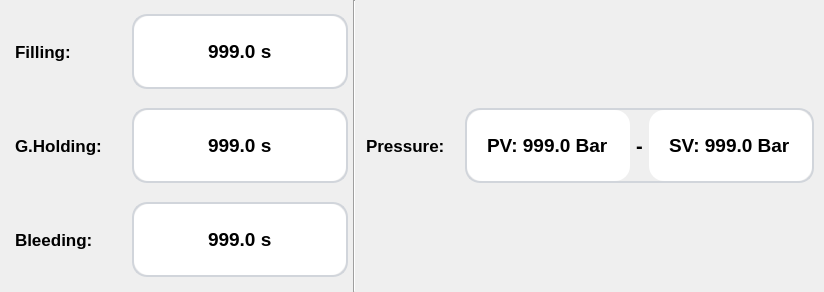
  <widget class="QWidget" name="widget_48" native="true">
   <property name="geometry">
    <rect>
     <x>460</x>
     <y>460</y>
     <width>824</width>
     <height>292</height>
    </rect>
   </property>
   <property name="sizePolicy">
    <sizepolicy hsizetype="Expanding" vsizetype="Preferred">
     <horstretch>0</horstretch>
     <verstretch>0</verstretch>
    </sizepolicy>
   </property>
   <property name="styleSheet">
    <string notr="true"/>
   </property>
   <layout class="QHBoxLayout" name="horizontalLayout_95" stretch="0,1,0,2">
    <property name="spacing">
     <number>5</number>
    </property>
    <property name="leftMargin">
     <number>0</number>
    </property>
    <property name="topMargin">
     <number>0</number>
    </property>
    <property name="rightMargin">
     <number>10</number>
    </property>
    <property name="bottomMargin">
     <number>0</number>
    </property>
    <item>
     <widget class="QWidget" name="widget_80" native="true">
      <property name="sizePolicy">
       <sizepolicy hsizetype="Preferred" vsizetype="Preferred">
        <horstretch>0</horstretch>
        <verstretch>0</verstretch>
       </sizepolicy>
      </property>
      <layout class="QVBoxLayout" name="verticalLayout_65" stretch="0">
       <property name="leftMargin">
        <number>0</number>
       </property>
       <property name="topMargin">
        <number>0</number>
       </property>
       <property name="rightMargin">
        <number>0</number>
       </property>
       <property name="bottomMargin">
        <number>0</number>
       </property>
       <item>
        <widget class="QWidget" name="widget_81" native="true">
         <property name="styleSheet">
          <string notr="true">border-left: None;
border-radius: 5px;</string>
         </property>
         <layout class="QVBoxLayout" name="verticalLayout_66" stretch="0">
          <property name="spacing">
           <number>10</number>
          </property>
          <property name="leftMargin">
           <number>5</number>
          </property>
          <property name="topMargin">
           <number>0</number>
          </property>
          <property name="rightMargin">
           <number>0</number>
          </property>
          <property name="bottomMargin">
           <number>0</number>
          </property>
          <item>
           <widget class="QWidget" name="widget_49" native="true">
            <layout class="QVBoxLayout" name="verticalLayout_67">
             <property name="spacing">
              <number>15</number>
             </property>
             <property name="leftMargin">
              <number>10</number>
             </property>
             <property name="topMargin">
              <number>10</number>
             </property>
             <property name="rightMargin">
              <number>10</number>
             </property>
             <property name="bottomMargin">
              <number>10</number>
             </property>
             <item>
              <widget class="QWidget" name="widget_91" native="true">
               <property name="maximumSize">
                <size>
                 <width>16777215</width>
                 <height>75</height>
                </size>
               </property>
               <layout class="QHBoxLayout" name="horizontalLayout_96" stretch="0">
                <property name="leftMargin">
                 <number>0</number>
                </property>
                <property name="topMargin">
                 <number>0</number>
                </property>
                <property name="rightMargin">
                 <number>5</number>
                </property>
                <property name="bottomMargin">
                 <number>0</number>
                </property>
                <item>
                 <widget class="QLabel" name="label_113">
                  <property name="font">
                   <font>
                    <family>Segoe UI</family>
                    <pointsize>13</pointsize>
                    <weight>75</weight>
                    <italic>false</italic>
                    <bold>true</bold>
                   </font>
                  </property>
                  <property name="text">
                   <string>Filling:</string>
                  </property>
                 </widget>
                </item>
               </layout>
              </widget>
             </item>
             <item>
              <widget class="QWidget" name="widget_92" native="true">
               <property name="maximumSize">
                <size>
                 <width>16777215</width>
                 <height>75</height>
                </size>
               </property>
               <layout class="QHBoxLayout" name="horizontalLayout_123" stretch="0">
                <property name="leftMargin">
                 <number>0</number>
                </property>
                <property name="topMargin">
                 <number>0</number>
                </property>
                <property name="rightMargin">
                 <number>5</number>
                </property>
                <property name="bottomMargin">
                 <number>0</number>
                </property>
                <item>
                 <widget class="QLabel" name="label_114">
                  <property name="font">
                   <font>
                    <family>Segoe UI</family>
                    <pointsize>13</pointsize>
                    <weight>75</weight>
                    <italic>false</italic>
                    <bold>true</bold>
                   </font>
                  </property>
                  <property name="text">
                   <string>G.Holding:</string>
                  </property>
                 </widget>
                </item>
               </layout>
              </widget>
             </item>
             <item>
              <widget class="QWidget" name="widget_93" native="true">
               <property name="maximumSize">
                <size>
                 <width>16777215</width>
                 <height>75</height>
                </size>
               </property>
               <layout class="QHBoxLayout" name="horizontalLayout_132" stretch="0">
                <property name="leftMargin">
                 <number>0</number>
                </property>
                <property name="topMargin">
                 <number>0</number>
                </property>
                <property name="rightMargin">
                 <number>5</number>
                </property>
                <property name="bottomMargin">
                 <number>0</number>
                </property>
                <item>
                 <widget class="QLabel" name="label_115">
                  <property name="font">
                   <font>
                    <family>Segoe UI</family>
                    <pointsize>13</pointsize>
                    <weight>75</weight>
                    <italic>false</italic>
                    <bold>true</bold>
                   </font>
                  </property>
                  <property name="text">
                   <string>Bleeding:</string>
                  </property>
                 </widget>
                </item>
               </layout>
              </widget>
             </item>
            </layout>
           </widget>
          </item>
         </layout>
        </widget>
       </item>
      </layout>
     </widget>
    </item>
    <item>
     <widget class="QWidget" name="widget_50" native="true">
      <property name="styleSheet">
       <string notr="true">border-left: None;</string>
      </property>
      <layout class="QVBoxLayout" name="verticalLayout_68" stretch="0">
       <property name="leftMargin">
        <number>0</number>
       </property>
       <property name="topMargin">
        <number>0</number>
       </property>
       <property name="rightMargin">
        <number>0</number>
       </property>
       <property name="bottomMargin">
        <number>0</number>
       </property>
       <item>
        <widget class="QWidget" name="widget_51" native="true">
         <property name="minimumSize">
          <size>
           <width>175</width>
           <height>0</height>
          </size>
         </property>
         <property name="maximumSize">
          <size>
           <width>275</width>
           <height>16777215</height>
          </size>
         </property>
         <property name="styleSheet">
          <string notr="true">QDoubleSpinBox
{
    border: 2px solid #D1D5DB;
    border-radius: 15px;
}
QDoubleSpinBox:focus {
    border: 2px solid #0B7EC8;
}
QSpinBox
{
    border: 2px solid #D1D5DB;
    border-radius: 15px;
}
QSpinBox:focus {
    border: 2px solid #0B7EC8;
}</string>
         </property>
         <layout class="QVBoxLayout" name="verticalLayout_69">
          <property name="spacing">
           <number>15</number>
          </property>
          <property name="leftMargin">
           <number>0</number>
          </property>
          <property name="topMargin">
           <number>10</number>
          </property>
          <property name="rightMargin">
           <number>0</number>
          </property>
          <property name="bottomMargin">
           <number>10</number>
          </property>
          <item>
           <widget class="QWidget" name="widget_143" native="true">
            <property name="maximumSize">
             <size>
              <width>16777215</width>
              <height>75</height>
             </size>
            </property>
            <layout class="QHBoxLayout" name="horizontalLayout_134" stretch="2">
             <property name="spacing">
              <number>10</number>
             </property>
             <property name="leftMargin">
              <number>10</number>
             </property>
             <property name="topMargin">
              <number>0</number>
             </property>
             <property name="rightMargin">
              <number>0</number>
             </property>
             <property name="bottomMargin">
              <number>0</number>
             </property>
             <item>
              <widget class="QWidget" name="widget_52" native="true">
               <property name="styleSheet">
                <string notr="true">QWidget{
    border: 2px solid #D1D5DB;
    border-radius: 15px;
}
QWidget:focus {
    border: 2px solid #0B7EC8;
}
QDoubleSpinBox
{
    border: none;
}
QSpinBox
{
    border: none;
}</string>
               </property>
               <layout class="QHBoxLayout" name="horizontalLayout_135" stretch="0">
                <property name="spacing">
                 <number>0</number>
                </property>
                <property name="leftMargin">
                 <number>2</number>
                </property>
                <property name="topMargin">
                 <number>2</number>
                </property>
                <property name="rightMargin">
                 <number>2</number>
                </property>
                <property name="bottomMargin">
                 <number>2</number>
                </property>
                <item>
                 <widget class="QDoubleSpinBox" name="filling_time_input">
                  <property name="sizePolicy">
                   <sizepolicy hsizetype="Expanding" vsizetype="Preferred">
                    <horstretch>0</horstretch>
                    <verstretch>0</verstretch>
                   </sizepolicy>
                  </property>
                  <property name="font">
                   <font>
                    <family>Segoe UI</family>
                    <pointsize>14</pointsize>
                    <weight>75</weight>
                    <italic>false</italic>
                    <bold>true</bold>
                   </font>
                  </property>
                  <property name="styleSheet">
                   <string notr="true"/>
                  </property>
                  <property name="alignment">
                   <set>Qt::AlignCenter</set>
                  </property>
                  <property name="readOnly">
                   <bool>false</bool>
                  </property>
                  <property name="buttonSymbols">
                   <enum>QAbstractSpinBox::NoButtons</enum>
                  </property>
                  <property name="prefix">
                   <string/>
                  </property>
                  <property name="suffix">
                   <string> s</string>
                  </property>
                  <property name="decimals">
                   <number>1</number>
                  </property>
                  <property name="maximum">
                   <double>999.000000000000000</double>
                  </property>
                  <property name="value">
                   <double>999.000000000000000</double>
                  </property>
                 </widget>
                </item>
               </layout>
              </widget>
             </item>
            </layout>
           </widget>
          </item>
          <item>
           <widget class="QWidget" name="widget_145" native="true">
            <property name="maximumSize">
             <size>
              <width>16777215</width>
              <height>75</height>
             </size>
            </property>
            <layout class="QHBoxLayout" name="horizontalLayout_137" stretch="2">
             <property name="spacing">
              <number>10</number>
             </property>
             <property name="leftMargin">
              <number>10</number>
             </property>
             <property name="topMargin">
              <number>0</number>
             </property>
             <property name="rightMargin">
              <number>0</number>
             </property>
             <property name="bottomMargin">
              <number>0</number>
             </property>
             <item>
              <widget class="QWidget" name="widget_53" native="true">
               <property name="styleSheet">
                <string notr="true">QWidget{
    border: 2px solid #D1D5DB;
    border-radius: 15px;
}
QWidget:focus {
    border: 2px solid #0B7EC8;
}
QDoubleSpinBox
{
    border: none;
}
QSpinBox
{
    border: none;
}</string>
               </property>
               <layout class="QHBoxLayout" name="horizontalLayout_141" stretch="0">
                <property name="spacing">
                 <number>0</number>
                </property>
                <property name="leftMargin">
                 <number>2</number>
                </property>
                <property name="topMargin">
                 <number>2</number>
                </property>
                <property name="rightMargin">
                 <number>2</number>
                </property>
                <property name="bottomMargin">
                 <number>2</number>
                </property>
                <item>
                 <widget class="QDoubleSpinBox" name="g_holding_time_input">
                  <property name="sizePolicy">
                   <sizepolicy hsizetype="Expanding" vsizetype="Preferred">
                    <horstretch>0</horstretch>
                    <verstretch>0</verstretch>
                   </sizepolicy>
                  </property>
                  <property name="font">
                   <font>
                    <family>Segoe UI</family>
                    <pointsize>14</pointsize>
                    <weight>75</weight>
                    <italic>false</italic>
                    <bold>true</bold>
                   </font>
                  </property>
                  <property name="styleSheet">
                   <string notr="true"/>
                  </property>
                  <property name="alignment">
                   <set>Qt::AlignCenter</set>
                  </property>
                  <property name="readOnly">
                   <bool>false</bool>
                  </property>
                  <property name="buttonSymbols">
                   <enum>QAbstractSpinBox::NoButtons</enum>
                  </property>
                  <property name="prefix">
                   <string/>
                  </property>
                  <property name="suffix">
                   <string> s</string>
                  </property>
                  <property name="decimals">
                   <number>1</number>
                  </property>
                  <property name="maximum">
                   <double>999.000000000000000</double>
                  </property>
                  <property name="value">
                   <double>999.000000000000000</double>
                  </property>
                 </widget>
                </item>
               </layout>
              </widget>
             </item>
            </layout>
           </widget>
          </item>
          <item>
           <widget class="QWidget" name="widget_155" native="true">
            <property name="maximumSize">
             <size>
              <width>16777215</width>
              <height>75</height>
             </size>
            </property>
            <layout class="QHBoxLayout" name="horizontalLayout_144" stretch="2">
             <property name="spacing">
              <number>10</number>
             </property>
             <property name="leftMargin">
              <number>10</number>
             </property>
             <property name="topMargin">
              <number>0</number>
             </property>
             <property name="rightMargin">
              <number>0</number>
             </property>
             <property name="bottomMargin">
              <number>0</number>
             </property>
             <item>
              <widget class="QWidget" name="widget_54" native="true">
               <property name="styleSheet">
                <string notr="true">QWidget{
    border: 2px solid #D1D5DB;
    border-radius: 15px;
}
QWidget:focus {
    border: 2px solid #0B7EC8;
}
QDoubleSpinBox
{
    border: none;
}
QSpinBox
{
    border: none;
}</string>
               </property>
               <layout class="QHBoxLayout" name="horizontalLayout_147" stretch="0">
                <property name="spacing">
                 <number>0</number>
                </property>
                <property name="leftMargin">
                 <number>2</number>
                </property>
                <property name="topMargin">
                 <number>2</number>
                </property>
                <property name="rightMargin">
                 <number>2</number>
                </property>
                <property name="bottomMargin">
                 <number>2</number>
                </property>
                <item>
                 <widget class="QDoubleSpinBox" name="bleeding_time_input">
                  <property name="sizePolicy">
                   <sizepolicy hsizetype="Expanding" vsizetype="Preferred">
                    <horstretch>0</horstretch>
                    <verstretch>0</verstretch>
                   </sizepolicy>
                  </property>
                  <property name="font">
                   <font>
                    <family>Segoe UI</family>
                    <pointsize>14</pointsize>
                    <weight>75</weight>
                    <italic>false</italic>
                    <bold>true</bold>
                   </font>
                  </property>
                  <property name="styleSheet">
                   <string notr="true"/>
                  </property>
                  <property name="alignment">
                   <set>Qt::AlignCenter</set>
                  </property>
                  <property name="readOnly">
                   <bool>false</bool>
                  </property>
                  <property name="buttonSymbols">
                   <enum>QAbstractSpinBox::NoButtons</enum>
                  </property>
                  <property name="prefix">
                   <string/>
                  </property>
                  <property name="suffix">
                   <string> s</string>
                  </property>
                  <property name="decimals">
                   <number>1</number>
                  </property>
                  <property name="maximum">
                   <double>999.000000000000000</double>
                  </property>
                  <property name="value">
                   <double>999.000000000000000</double>
                  </property>
                 </widget>
                </item>
               </layout>
              </widget>
             </item>
            </layout>
           </widget>
          </item>
         </layout>
        </widget>
       </item>
      </layout>
     </widget>
    </item>
    <item>
     <widget class="Line" name="line_14">
      <property name="orientation">
       <enum>Qt::Vertical</enum>
      </property>
     </widget>
    </item>
    <item>
     <widget class="QWidget" name="widget_55" native="true">
      <property name="sizePolicy">
       <sizepolicy hsizetype="Preferred" vsizetype="Preferred">
        <horstretch>0</horstretch>
        <verstretch>0</verstretch>
       </sizepolicy>
      </property>
      <property name="styleSheet">
       <string notr="true"/>
      </property>
      <layout class="QHBoxLayout" name="horizontalLayout_163" stretch="0,0">
       <property name="spacing">
        <number>5</number>
       </property>
       <property name="leftMargin">
        <number>0</number>
       </property>
       <property name="topMargin">
        <number>0</number>
       </property>
       <property name="rightMargin">
        <number>0</number>
       </property>
       <property name="bottomMargin">
        <number>0</number>
       </property>
       <item>
        <widget class="QWidget" name="widget_107" native="true">
         <property name="sizePolicy">
          <sizepolicy hsizetype="Preferred" vsizetype="Preferred">
           <horstretch>0</horstretch>
           <verstretch>0</verstretch>
          </sizepolicy>
         </property>
         <layout class="QVBoxLayout" name="verticalLayout_84" stretch="0">
          <property name="leftMargin">
           <number>0</number>
          </property>
          <property name="topMargin">
           <number>0</number>
          </property>
          <property name="rightMargin">
           <number>0</number>
          </property>
          <property name="bottomMargin">
           <number>0</number>
          </property>
          <item>
           <widget class="QWidget" name="widget_108" native="true">
            <property name="styleSheet">
             <string notr="true">border-left: None;
border-radius: 5px;</string>
            </property>
            <layout class="QVBoxLayout" name="verticalLayout_85" stretch="0">
             <property name="spacing">
              <number>10</number>
             </property>
             <property name="leftMargin">
              <number>5</number>
             </property>
             <property name="topMargin">
              <number>0</number>
             </property>
             <property name="rightMargin">
              <number>0</number>
             </property>
             <property name="bottomMargin">
              <number>0</number>
             </property>
             <item>
              <widget class="QWidget" name="widget_109" native="true">
               <layout class="QVBoxLayout" name="verticalLayout_86">
                <property name="spacing">
                 <number>15</number>
                </property>
                <property name="leftMargin">
                 <number>0</number>
                </property>
                <property name="topMargin">
                 <number>10</number>
                </property>
                <property name="rightMargin">
                 <number>0</number>
                </property>
                <property name="bottomMargin">
                 <number>10</number>
                </property>
                <item>
                 <widget class="QWidget" name="widget_110" native="true">
                  <property name="maximumSize">
                   <size>
                    <width>16777215</width>
                    <height>75</height>
                   </size>
                  </property>
                  <layout class="QHBoxLayout" name="horizontalLayout_190" stretch="0">
                   <property name="leftMargin">
                    <number>0</number>
                   </property>
                   <property name="topMargin">
                    <number>0</number>
                   </property>
                   <property name="rightMargin">
                    <number>5</number>
                   </property>
                   <property name="bottomMargin">
                    <number>0</number>
                   </property>
                   <item>
                    <widget class="QLabel" name="label_128">
                     <property name="font">
                      <font>
                       <family>Segoe UI</family>
                       <pointsize>13</pointsize>
                       <weight>75</weight>
                       <italic>false</italic>
                       <bold>true</bold>
                      </font>
                     </property>
                     <property name="text">
                      <string>Pressure:</string>
                     </property>
                    </widget>
                   </item>
                  </layout>
                 </widget>
                </item>
               </layout>
              </widget>
             </item>
            </layout>
           </widget>
          </item>
         </layout>
        </widget>
       </item>
       <item>
        <widget class="QWidget" name="widget_114" native="true">
         <property name="styleSheet">
          <string notr="true">border-left: None;</string>
         </property>
         <layout class="QVBoxLayout" name="verticalLayout_87" stretch="0">
          <property name="leftMargin">
           <number>0</number>
          </property>
          <property name="topMargin">
           <number>0</number>
          </property>
          <property name="rightMargin">
           <number>0</number>
          </property>
          <property name="bottomMargin">
           <number>0</number>
          </property>
          <item>
           <widget class="QWidget" name="widget_116" native="true">
            <property name="styleSheet">
             <string notr="true">QDoubleSpinBox
{
    border: 2px solid #D1D5DB;
    border-radius: 15px;
}
QDoubleSpinBox:focus {
    border: 2px solid #0B7EC8;
}
QSpinBox
{
    border: 2px solid #D1D5DB;
    border-radius: 15px;
}
QSpinBox:focus {
    border: 2px solid #0B7EC8;
}</string>
            </property>
            <layout class="QVBoxLayout" name="verticalLayout_88">
             <property name="spacing">
              <number>15</number>
             </property>
             <property name="leftMargin">
              <number>0</number>
             </property>
             <property name="topMargin">
              <number>10</number>
             </property>
             <property name="rightMargin">
              <number>0</number>
             </property>
             <property name="bottomMargin">
              <number>10</number>
             </property>
             <item>
              <widget class="QWidget" name="widget_167" native="true">
               <property name="maximumSize">
                <size>
                 <width>16777215</width>
                 <height>75</height>
                </size>
               </property>
               <layout class="QHBoxLayout" name="horizontalLayout_41">
                <property name="spacing">
                 <number>10</number>
                </property>
                <property name="leftMargin">
                 <number>10</number>
                </property>
                <property name="topMargin">
                 <number>0</number>
                </property>
                <property name="rightMargin">
                 <number>0</number>
                </property>
                <property name="bottomMargin">
                 <number>0</number>
                </property>
                <item>
                 <widget class="QWidget" name="widget_119" native="true">
                  <property name="styleSheet">
                   <string notr="true">QWidget{
    border: 2px solid #D1D5DB;
    border-radius: 15px;
}
QWidget:focus {
    border: 2px solid #0B7EC8;
}
QDoubleSpinBox
{
    border: none;
}
QSpinBox
{
    border: none;
}</string>
                  </property>
                  <layout class="QHBoxLayout" name="horizontalLayout_192" stretch="0,0,0">
                   <property name="leftMargin">
                    <number>2</number>
                   </property>
                   <property name="topMargin">
                    <number>2</number>
                   </property>
                   <property name="rightMargin">
                    <number>2</number>
                   </property>
                   <property name="bottomMargin">
                    <number>2</number>
                   </property>
                   <item>
                    <widget class="QDoubleSpinBox" name="pressure_pv_displ">
                     <property name="sizePolicy">
                      <sizepolicy hsizetype="Expanding" vsizetype="Preferred">
                       <horstretch>0</horstretch>
                       <verstretch>0</verstretch>
                      </sizepolicy>
                     </property>
                     <property name="font">
                      <font>
                       <family>Segoe UI</family>
                       <pointsize>14</pointsize>
                       <weight>75</weight>
                       <italic>false</italic>
                       <bold>true</bold>
                      </font>
                     </property>
                     <property name="styleSheet">
                      <string notr="true"/>
                     </property>
                     <property name="alignment">
                      <set>Qt::AlignCenter</set>
                     </property>
                     <property name="readOnly">
                      <bool>true</bool>
                     </property>
                     <property name="buttonSymbols">
                      <enum>QAbstractSpinBox::NoButtons</enum>
                     </property>
                     <property name="prefix">
                      <string>PV: </string>
                     </property>
                     <property name="suffix">
                      <string> Bar</string>
                     </property>
                     <property name="decimals">
                      <number>1</number>
                     </property>
                     <property name="maximum">
                      <double>999.000000000000000</double>
                     </property>
                     <property name="value">
                      <double>999.000000000000000</double>
                     </property>
                    </widget>
                   </item>
                   <item>
                    <widget class="QLabel" name="label_30">
                     <property name="font">
                      <font>
                       <family>Segoe UI</family>
                       <pointsize>15</pointsize>
                       <weight>75</weight>
                       <bold>true</bold>
                      </font>
                     </property>
                     <property name="styleSheet">
                      <string notr="true">border: none;
</string>
                     </property>
                     <property name="text">
                      <string>-</string>
                     </property>
                     <property name="alignment">
                      <set>Qt::AlignCenter</set>
                     </property>
                    </widget>
                   </item>
                   <item>
                    <widget class="QDoubleSpinBox" name="pressure_sv_input">
                     <property name="sizePolicy">
                      <sizepolicy hsizetype="Expanding" vsizetype="Preferred">
                       <horstretch>0</horstretch>
                       <verstretch>0</verstretch>
                      </sizepolicy>
                     </property>
                     <property name="font">
                      <font>
                       <family>Segoe UI</family>
                       <pointsize>14</pointsize>
                       <weight>75</weight>
                       <italic>false</italic>
                       <bold>true</bold>
                      </font>
                     </property>
                     <property name="styleSheet">
                      <string notr="true"/>
                     </property>
                     <property name="alignment">
                      <set>Qt::AlignCenter</set>
                     </property>
                     <property name="readOnly">
                      <bool>false</bool>
                     </property>
                     <property name="buttonSymbols">
                      <enum>QAbstractSpinBox::NoButtons</enum>
                     </property>
                     <property name="prefix">
                      <string>SV: </string>
                     </property>
                     <property name="suffix">
                      <string> Bar</string>
                     </property>
                     <property name="decimals">
                      <number>1</number>
                     </property>
                     <property name="maximum">
                      <double>999.000000000000000</double>
                     </property>
                     <property name="value">
                      <double>999.000000000000000</double>
                     </property>
                    </widget>
                   </item>
                  </layout>
                 </widget>
                </item>
               </layout>
              </widget>
             </item>
            </layout>
           </widget>
          </item>
         </layout>
        </widget>
       </item>
      </layout>
     </widget>
    </item>
   </layout>
  </widget>
